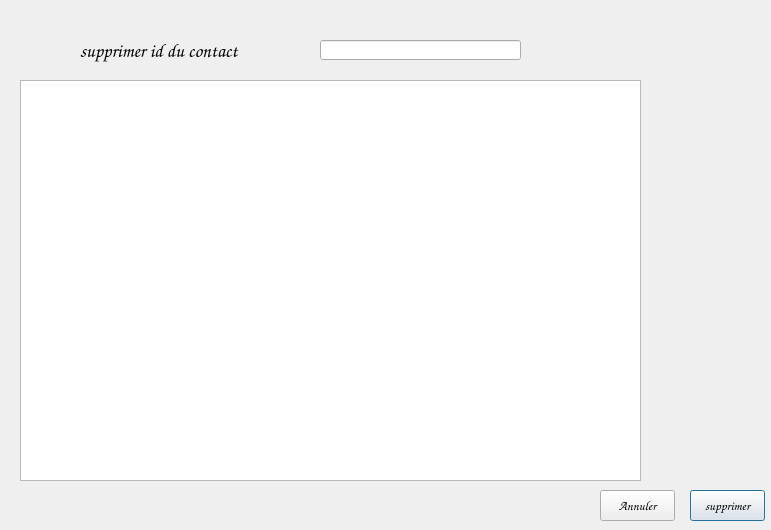
<?xml version="1.0" encoding="UTF-8"?>
<ui version="4.0">
 <class>supprimer1</class>
 <widget class="QDialog" name="supprimer1">
  <property name="geometry">
   <rect>
    <x>0</x>
    <y>0</y>
    <width>771</width>
    <height>530</height>
   </rect>
  </property>
  <property name="windowTitle">
   <string>Dialog</string>
  </property>
  <widget class="QLabel" name="label">
   <property name="geometry">
    <rect>
     <x>80</x>
     <y>30</y>
     <width>281</width>
     <height>41</height>
    </rect>
   </property>
   <property name="font">
    <font>
     <family>Comic Sans MS</family>
     <pointsize>14</pointsize>
    </font>
   </property>
   <property name="text">
    <string>supprimer id du contact</string>
   </property>
  </widget>
  <widget class="QLineEdit" name="lineEdit">
   <property name="geometry">
    <rect>
     <x>320</x>
     <y>40</y>
     <width>201</width>
     <height>20</height>
    </rect>
   </property>
  </widget>
  <widget class="QTableView" name="tableView">
   <property name="geometry">
    <rect>
     <x>20</x>
     <y>80</y>
     <width>621</width>
     <height>401</height>
    </rect>
   </property>
  </widget>
  <widget class="QPushButton" name="pushButton">
   <property name="geometry">
    <rect>
     <x>690</x>
     <y>490</y>
     <width>75</width>
     <height>31</height>
    </rect>
   </property>
   <property name="font">
    <font>
     <family>Comic Sans MS</family>
     <pointsize>10</pointsize>
    </font>
   </property>
   <property name="text">
    <string>supprimer</string>
   </property>
  </widget>
  <widget class="QPushButton" name="pushButton_2">
   <property name="geometry">
    <rect>
     <x>600</x>
     <y>490</y>
     <width>75</width>
     <height>31</height>
    </rect>
   </property>
   <property name="font">
    <font>
     <family>Comic Sans MS</family>
     <pointsize>10</pointsize>
    </font>
   </property>
   <property name="text">
    <string>Annuler</string>
   </property>
  </widget>
 </widget>
 <resources/>
 <connections>
  <connection>
   <sender>pushButton_2</sender>
   <signal>clicked()</signal>
   <receiver>supprimer1</receiver>
   <slot>reject()</slot>
   <hints>
    <hint type="sourcelabel">
     <x>635</x>
     <y>504</y>
    </hint>
    <hint type="destinationlabel">
     <x>520</x>
     <y>568</y>
    </hint>
   </hints>
  </connection>
 </connections>
</ui>
